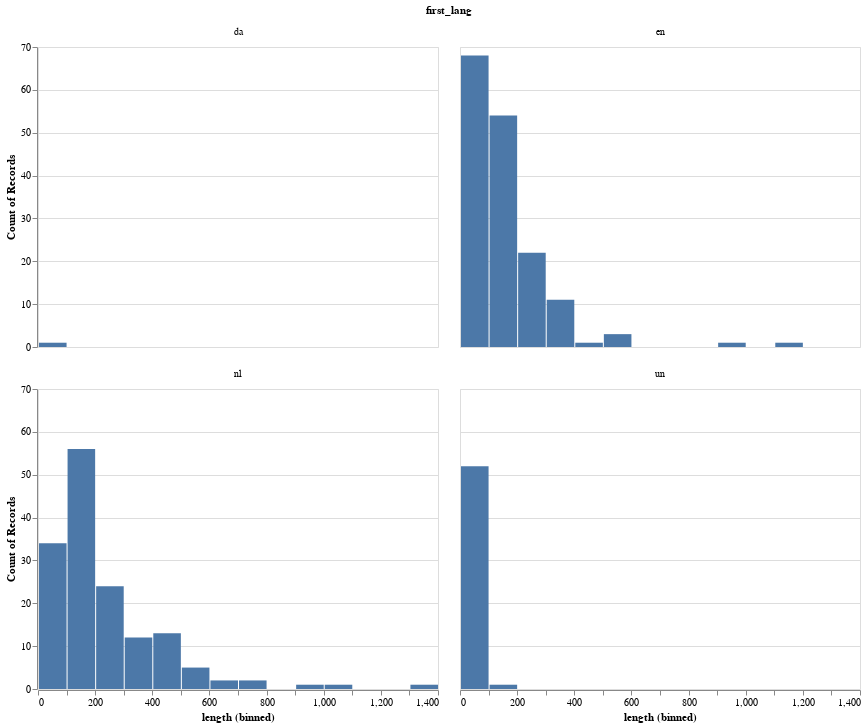

The code cell stored with this chart in its notebook:
### Code cell
alt.Chart(posts).mark_bar().encode(
    alt.X("length:Q", bin=alt.Bin(maxbins=20)),
    alt.Y('count()', stack=None),
    alt.Facet('first_lang:N', columns=2))

### Figure 1 — Vega-Lite specification as saved in the notebook (floating-point values rounded to 4 significant figures; data arrays with more than 128 entries replaced by an {"elided": "..."} marker saying what was removed)
{"config": {"view": {"continuousWidth": 400, "continuousHeight": 300}}, "data": {"name": "data-f6afbbf96f5154bd170c71ca25da649d"}, "mark": "bar", "encoding": {"facet": {"type": "nominal", "columns": 2, "field": "first_lang"}, "x": {"type": "quantitative", "bin": {"maxbins": 20}, "field": "length"}, "y": {"type": "quantitative", "aggregate": "count", "stack": null}}, "$schema": "https://vega.github.io/schema/vega-lite/v4.8.1.json", "datasets": {"data-f6afbbf96f5154bd170c71ca25da649d": {"elided": "366 records"}}}
